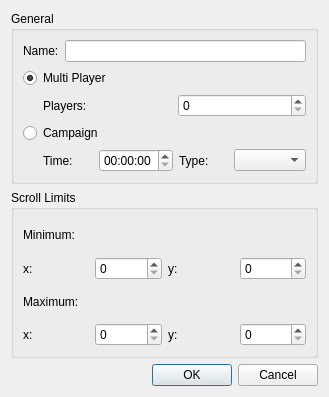
<?xml version="1.0" encoding="UTF-8"?>
<ui version="4.0">
 <class>MapSettingsDialog</class>
 <widget class="QDialog" name="MapSettingsDialog">
  <property name="geometry">
   <rect>
    <x>0</x>
    <y>0</y>
    <width>329</width>
    <height>397</height>
   </rect>
  </property>
  <property name="windowTitle">
   <string>Map Settings</string>
  </property>
  <property name="windowIcon">
   <iconset resource="../resources/resources.qrc">
    <normaloff>:/icons/warzone2100mapeditor.png</normaloff>:/icons/warzone2100mapeditor.png</iconset>
  </property>
  <layout class="QVBoxLayout" name="verticalLayout">
   <item>
    <widget class="QGroupBox" name="generalGroupBox">
     <property name="title">
      <string>General</string>
     </property>
     <layout class="QVBoxLayout" name="verticalLayout_2">
      <item>
       <layout class="QHBoxLayout" name="horizontalLayout">
        <item>
         <widget class="QLabel" name="nameLabel">
          <property name="text">
           <string>Name:</string>
          </property>
          <property name="buddy">
           <cstring>nameLineEdit</cstring>
          </property>
         </widget>
        </item>
        <item>
         <widget class="QLineEdit" name="nameLineEdit"/>
        </item>
       </layout>
      </item>
      <item>
       <widget class="QRadioButton" name="multiPlayerRadioButton">
        <property name="text">
         <string>Multi Player</string>
        </property>
        <property name="checked">
         <bool>true</bool>
        </property>
        <attribute name="buttonGroup">
         <string>buttonGroup</string>
        </attribute>
       </widget>
      </item>
      <item>
       <layout class="QHBoxLayout" name="multiPlayerLayout">
        <item>
         <spacer name="playersSpacer">
          <property name="orientation">
           <enum>Qt::Horizontal</enum>
          </property>
          <property name="sizeType">
           <enum>QSizePolicy::Fixed</enum>
          </property>
          <property name="sizeHint" stdset="0">
           <size>
            <width>20</width>
            <height>20</height>
           </size>
          </property>
         </spacer>
        </item>
        <item>
         <widget class="QLabel" name="playersLabel">
          <property name="text">
           <string>Players:</string>
          </property>
          <property name="buddy">
           <cstring>playersSpinBox</cstring>
          </property>
         </widget>
        </item>
        <item>
         <widget class="QSpinBox" name="playersSpinBox"/>
        </item>
       </layout>
      </item>
      <item>
       <widget class="QRadioButton" name="campaignRadioButton">
        <property name="text">
         <string>Campaign</string>
        </property>
        <attribute name="buttonGroup">
         <string>buttonGroup</string>
        </attribute>
       </widget>
      </item>
      <item>
       <layout class="QHBoxLayout" name="campaignLayout">
        <item>
         <spacer name="timeSpacer">
          <property name="orientation">
           <enum>Qt::Horizontal</enum>
          </property>
          <property name="sizeType">
           <enum>QSizePolicy::Fixed</enum>
          </property>
          <property name="sizeHint" stdset="0">
           <size>
            <width>20</width>
            <height>20</height>
           </size>
          </property>
         </spacer>
        </item>
        <item>
         <widget class="QLabel" name="timeLabel">
          <property name="text">
           <string>Time:</string>
          </property>
          <property name="buddy">
           <cstring>timeEdit</cstring>
          </property>
         </widget>
        </item>
        <item>
         <widget class="QTimeEdit" name="timeEdit"/>
        </item>
        <item>
         <widget class="QLabel" name="typeLabel">
          <property name="text">
           <string>Type:</string>
          </property>
          <property name="buddy">
           <cstring>typeComboBox</cstring>
          </property>
         </widget>
        </item>
        <item>
         <widget class="QComboBox" name="typeComboBox"/>
        </item>
       </layout>
      </item>
     </layout>
    </widget>
   </item>
   <item>
    <widget class="QGroupBox" name="scrollLimitsGroupBox">
     <property name="title">
      <string>Scroll Limits</string>
     </property>
     <layout class="QVBoxLayout" name="verticalLayout_3">
      <item>
       <widget class="QLabel" name="minimumLabel">
        <property name="text">
         <string>Minimum:</string>
        </property>
       </widget>
      </item>
      <item>
       <layout class="QHBoxLayout" name="minimumlLayout">
        <item>
         <widget class="QLabel" name="minimumXLabel">
          <property name="text">
           <string>x:</string>
          </property>
         </widget>
        </item>
        <item>
         <widget class="QSpinBox" name="minimumXSpinBox"/>
        </item>
        <item>
         <widget class="QLabel" name="minimumYLabel">
          <property name="text">
           <string>y:</string>
          </property>
         </widget>
        </item>
        <item>
         <widget class="QSpinBox" name="minimumYSpinBox"/>
        </item>
       </layout>
      </item>
      <item>
       <widget class="QLabel" name="maximumLabel">
        <property name="text">
         <string>Maximum:</string>
        </property>
       </widget>
      </item>
      <item>
       <layout class="QHBoxLayout" name="maximumlLayout">
        <item>
         <widget class="QLabel" name="maximumXLabel">
          <property name="text">
           <string>x:</string>
          </property>
         </widget>
        </item>
        <item>
         <widget class="QSpinBox" name="maximumXSpinBox"/>
        </item>
        <item>
         <widget class="QLabel" name="maximumYLabel">
          <property name="text">
           <string>y:</string>
          </property>
         </widget>
        </item>
        <item>
         <widget class="QSpinBox" name="maximumYSpinBox"/>
        </item>
       </layout>
      </item>
     </layout>
    </widget>
   </item>
   <item>
    <widget class="QDialogButtonBox" name="buttonBox">
     <property name="orientation">
      <enum>Qt::Horizontal</enum>
     </property>
     <property name="standardButtons">
      <set>QDialogButtonBox::Cancel|QDialogButtonBox::Ok</set>
     </property>
    </widget>
   </item>
  </layout>
 </widget>
 <resources>
  <include location="../resources/resources.qrc"/>
 </resources>
 <connections>
  <connection>
   <sender>buttonBox</sender>
   <signal>accepted()</signal>
   <receiver>MapSettingsDialog</receiver>
   <slot>accept()</slot>
   <hints>
    <hint type="sourcelabel">
     <x>248</x>
     <y>254</y>
    </hint>
    <hint type="destinationlabel">
     <x>157</x>
     <y>274</y>
    </hint>
   </hints>
  </connection>
  <connection>
   <sender>buttonBox</sender>
   <signal>rejected()</signal>
   <receiver>MapSettingsDialog</receiver>
   <slot>reject()</slot>
   <hints>
    <hint type="sourcelabel">
     <x>316</x>
     <y>260</y>
    </hint>
    <hint type="destinationlabel">
     <x>286</x>
     <y>274</y>
    </hint>
   </hints>
  </connection>
 </connections>
 <buttongroups>
  <buttongroup name="buttonGroup"/>
 </buttongroups>
</ui>
